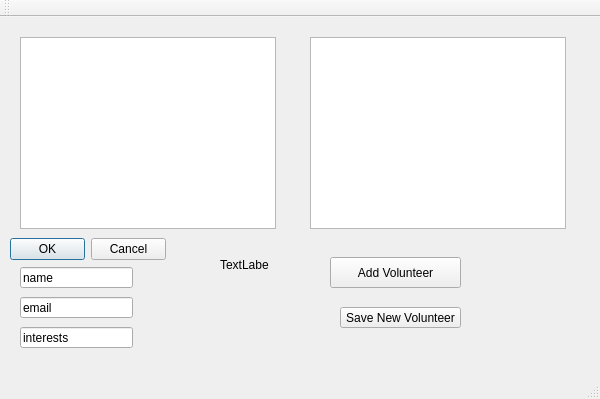
<?xml version="1.0" encoding="UTF-8"?>
<ui version="4.0">
 <class>OOPexamye2Class</class>
 <widget class="QMainWindow" name="OOPexamye2Class">
  <property name="geometry">
   <rect>
    <x>0</x>
    <y>0</y>
    <width>600</width>
    <height>399</height>
   </rect>
  </property>
  <property name="windowTitle">
   <string>OOPexamye2</string>
  </property>
  <widget class="QWidget" name="centralWidget">
   <widget class="QPushButton" name="btnAddVolunteer">
    <property name="geometry">
     <rect>
      <x>330</x>
      <y>240</y>
      <width>131</width>
      <height>31</height>
     </rect>
    </property>
    <property name="text">
     <string>Add Volunteer</string>
    </property>
   </widget>
   <widget class="QLineEdit" name="editName">
    <property name="geometry">
     <rect>
      <x>20</x>
      <y>250</y>
      <width>113</width>
      <height>21</height>
     </rect>
    </property>
    <property name="text">
     <string>name</string>
    </property>
   </widget>
   <widget class="QLabel" name="label">
    <property name="geometry">
     <rect>
      <x>220</x>
      <y>240</y>
      <width>49</width>
      <height>16</height>
     </rect>
    </property>
    <property name="text">
     <string>TextLabel</string>
    </property>
   </widget>
   <widget class="QDialogButtonBox" name="buttonBox">
    <property name="geometry">
     <rect>
      <x>10</x>
      <y>220</y>
      <width>156</width>
      <height>24</height>
     </rect>
    </property>
    <property name="standardButtons">
     <set>QDialogButtonBox::Cancel|QDialogButtonBox::Ok</set>
    </property>
   </widget>
   <widget class="QListWidget" name="listVolunteers">
    <property name="geometry">
     <rect>
      <x>20</x>
      <y>20</y>
      <width>256</width>
      <height>192</height>
     </rect>
    </property>
   </widget>
   <widget class="QListWidget" name="listUnassignedVolunteers">
    <property name="geometry">
     <rect>
      <x>310</x>
      <y>20</y>
      <width>256</width>
      <height>192</height>
     </rect>
    </property>
   </widget>
   <widget class="QLineEdit" name="editEmail">
    <property name="geometry">
     <rect>
      <x>20</x>
      <y>280</y>
      <width>113</width>
      <height>21</height>
     </rect>
    </property>
    <property name="text">
     <string>email</string>
    </property>
   </widget>
   <widget class="QLineEdit" name="editInterests">
    <property name="geometry">
     <rect>
      <x>20</x>
      <y>310</y>
      <width>113</width>
      <height>21</height>
     </rect>
    </property>
    <property name="text">
     <string>interests</string>
    </property>
   </widget>
   <widget class="QPushButton" name="btnSaveNewVolunteer">
    <property name="geometry">
     <rect>
      <x>340</x>
      <y>290</y>
      <width>121</width>
      <height>21</height>
     </rect>
    </property>
    <property name="text">
     <string>Save New Volunteer</string>
    </property>
   </widget>
  </widget>
  <widget class="QMenuBar" name="menuBar">
   <property name="geometry">
    <rect>
     <x>0</x>
     <y>0</y>
     <width>600</width>
     <height>22</height>
    </rect>
   </property>
  </widget>
  <widget class="QToolBar" name="mainToolBar">
   <attribute name="toolBarArea">
    <enum>TopToolBarArea</enum>
   </attribute>
   <attribute name="toolBarBreak">
    <bool>false</bool>
   </attribute>
  </widget>
  <widget class="QStatusBar" name="statusBar"/>
 </widget>
 <layoutdefault spacing="6" margin="11"/>
 <resources>
  <include location="OOPexamye2.qrc"/>
 </resources>
 <connections/>
</ui>
